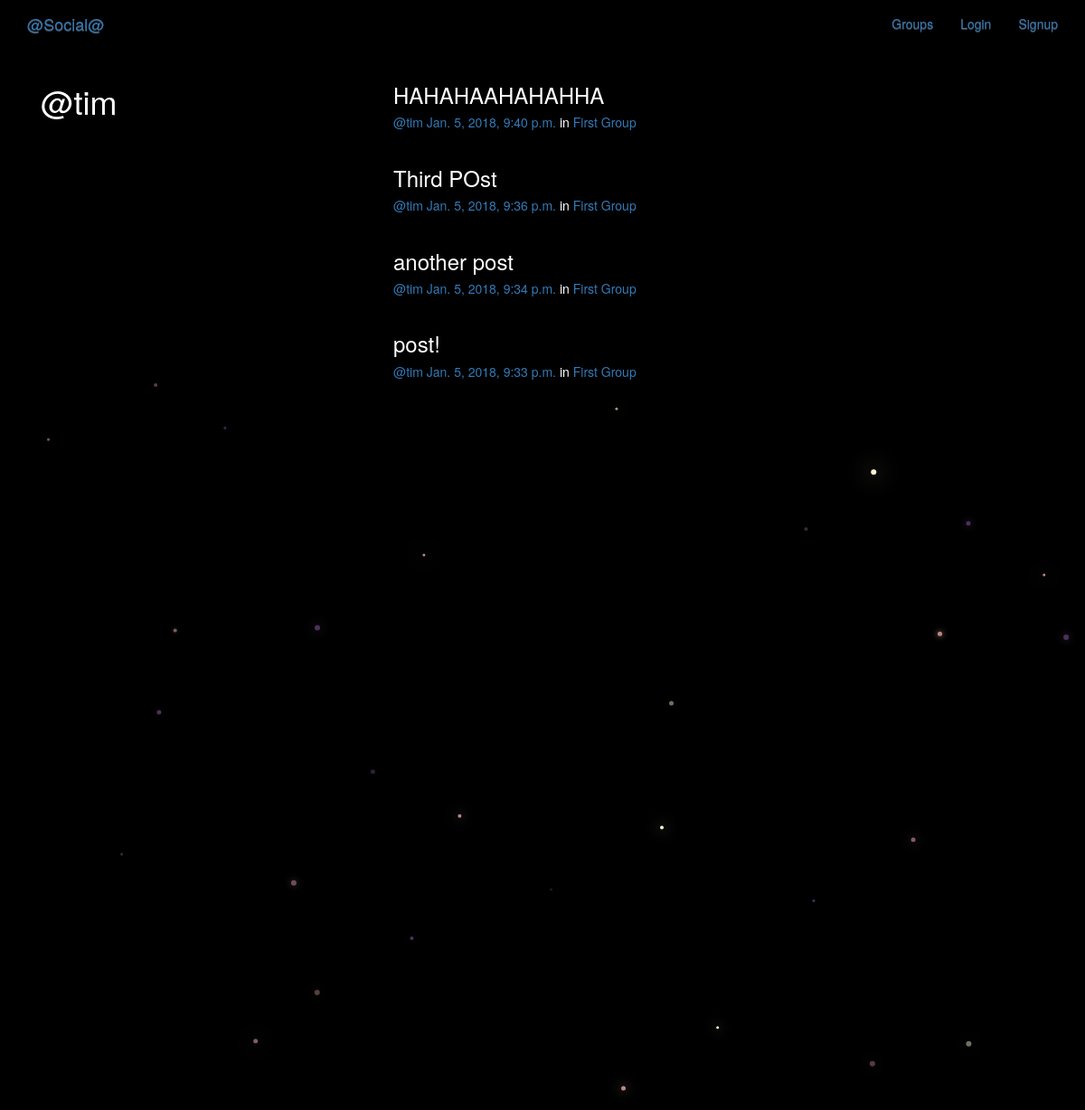
/posts/by/tim, run on the app's committed database.
### posts/models.py (models this page shows, shortened)
class Post(models.Model):
    user = models.ForeignKey(User, related_name='posts')
    created_at = models.DateTimeField(auto_now=True)
    message = models.TextField()
    message_html = models.TextField(editable=False)
    group = models.ForeignKey(
        Group, related_name='posts', null=True, blank=True)
    class Meta():
        ordering = ['-created_at']
        unique_together = ['user', 'message']

### groups/models.py (models this page shows, shortened)
class Group(models.Model):
    name = models.CharField(max_length=255, unique=True)
    slug = models.SlugField(allow_unicode=True, unique=True)
    description = models.TextField(blank=True, default='')
    description_html = models.TextField(editable=False, default='', blank=True)
    members = models.ManyToManyField(User, through='GroupMember')
    class Meta():
        ordering = ['name']

### posts/views.py (the view)
class UserPosts(generic.ListView):
    model = models.Post
    template_name = 'posts/user_post_list.html'
    def get_queryset(self):
        try:
            self.post_user = User.objects.prefetch_related('posts').get(
                username__iexact=self.kwargs.get('username'))
        except User.DoesNotExist:
            raise Http404
        else:
            return self.post_user.posts.all()
    def get_context_data(self, **kwargs):
        context = super().get_context_data(**kwargs)
        context['post_user'] = self.post_user
        return context

### posts/templates/posts/user_post_list.html (shortened to what this page needs)
{% extends "posts/post_base.html" %}
{% block prepost %}
  <div class="col-md-4">
    <h1>@{{ post_user.username }}</h1>
  </div>
{% endblock %}
{% block post_content %}
  <div class="col-md-8">
    {% for post in post_list %}
      {% include "posts/_post.html" %}
    {% endfor %}
  </div>
{% endblock %}

### posts/templates/posts/_post.html (shortened to what this page needs)
<div class="post media">
  <h3>{{  post.message_html|safe }}</h3>
  <div class="media-body">
    <h5 class="media-heading">
      <span class="username"><a href="{% url 'posts:for_user' username=post.user.username %}">@{{ post.user.username}}</a></span>
      <time class="time"><a href="{% url 'posts:single' username=post.user.username pk=post.pk %}">{{ post.created_at }}</a></time>
      {% if post.group %}
        <span class="group-name">in <a href="#">{{ post.group.name }}</a></span>
      {% endif %}
    </h5>
  </div>
</div>

### static/socialmedia/css/main.css (style rules this page uses)
body { margin: 0; overflow: hidden; background-color: black; color: white; }

### data on the page
Post: message_html "HAHAHAAHAHAHHA", user.username "tim", created_at "Jan. 5, 2018, 9:40 p.m.", group.name "First Group"
Post: message_html "Third POst", user.username "tim", created_at "Jan. 5, 2018, 9:36 p.m.", group.name "First Group"
Post: message_html "another post", user.username "tim", created_at "Jan. 5, 2018, 9:34 p.m.", group.name "First Group"
Post: message_html "post!", user.username "tim", created_at "Jan. 5, 2018, 9:33 p.m.", group.name "First Group"

### other printed values
{{ post_user.username }} "tim"
